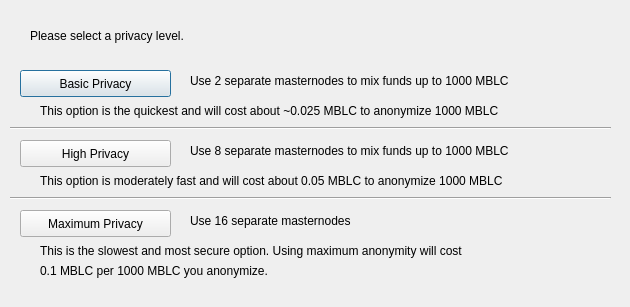
<?xml version="1.0" encoding="UTF-8"?>
<ui version="4.0">
 <class>DarksendConfig</class>
 <widget class="QDialog" name="DarksendConfig">
  <property name="geometry">
   <rect>
    <x>0</x>
    <y>0</y>
    <width>630</width>
    <height>307</height>
   </rect>
  </property>
  <property name="windowTitle">
   <string>Configure Darksend</string>
  </property>
  <widget class="QPushButton" name="buttonBasic">
   <property name="geometry">
    <rect>
     <x>20</x>
     <y>70</y>
     <width>151</width>
     <height>27</height>
    </rect>
   </property>
   <property name="text">
    <string>Basic Privacy</string>
   </property>
  </widget>
  <widget class="QPushButton" name="buttonHigh">
   <property name="geometry">
    <rect>
     <x>20</x>
     <y>140</y>
     <width>151</width>
     <height>27</height>
    </rect>
   </property>
   <property name="text">
    <string>High Privacy</string>
   </property>
  </widget>
  <widget class="QPushButton" name="buttonMax">
   <property name="geometry">
    <rect>
     <x>20</x>
     <y>210</y>
     <width>151</width>
     <height>27</height>
    </rect>
   </property>
   <property name="text">
    <string>Maximum Privacy</string>
   </property>
  </widget>
  <widget class="QLabel" name="label">
   <property name="geometry">
    <rect>
     <x>30</x>
     <y>20</y>
     <width>571</width>
     <height>31</height>
    </rect>
   </property>
   <property name="text">
    <string>Please select a privacy level.</string>
   </property>
  </widget>
  <widget class="QLabel" name="label_2">
   <property name="geometry">
    <rect>
     <x>190</x>
     <y>70</y>
     <width>421</width>
     <height>21</height>
    </rect>
   </property>
   <property name="text">
    <string>Use 2 separate masternodes to mix funds up to 1000 MBLC</string>
   </property>
  </widget>
  <widget class="QLabel" name="label_3">
   <property name="geometry">
    <rect>
     <x>190</x>
     <y>140</y>
     <width>411</width>
     <height>21</height>
    </rect>
   </property>
   <property name="text">
    <string>Use 8 separate masternodes to mix funds up to 1000 MBLC</string>
   </property>
  </widget>
  <widget class="QLabel" name="label_4">
   <property name="geometry">
    <rect>
     <x>190</x>
     <y>210</y>
     <width>421</width>
     <height>21</height>
    </rect>
   </property>
   <property name="text">
    <string>Use 16 separate masternodes</string>
   </property>
  </widget>
  <widget class="QLabel" name="label_6">
   <property name="geometry">
    <rect>
     <x>40</x>
     <y>100</y>
     <width>561</width>
     <height>21</height>
    </rect>
   </property>
   <property name="text">
    <string>This option is the quickest and will cost about ~0.025 MBLC to anonymize 1000 MBLC</string>
   </property>
  </widget>
  <widget class="QLabel" name="label_7">
   <property name="geometry">
    <rect>
     <x>40</x>
     <y>170</y>
     <width>561</width>
     <height>21</height>
    </rect>
   </property>
   <property name="text">
    <string>This option is moderately fast and will cost about 0.05 MBLC to anonymize 1000 MBLC</string>
   </property>
  </widget>
  <widget class="QLabel" name="label_8">
   <property name="geometry">
    <rect>
     <x>40</x>
     <y>240</y>
     <width>561</width>
     <height>21</height>
    </rect>
   </property>
   <property name="text">
    <string>This is the slowest and most secure option. Using maximum anonymity will cost</string>
   </property>
  </widget>
  <widget class="QLabel" name="label_9">
   <property name="geometry">
    <rect>
     <x>40</x>
     <y>260</y>
     <width>561</width>
     <height>21</height>
    </rect>
   </property>
   <property name="text">
    <string>0.1 MBLC per 1000 MBLC you anonymize.</string>
   </property>
  </widget>
  <widget class="Line" name="line">
   <property name="geometry">
    <rect>
     <x>10</x>
     <y>120</y>
     <width>601</width>
     <height>16</height>
    </rect>
   </property>
   <property name="orientation">
    <enum>Qt::Horizontal</enum>
   </property>
  </widget>
  <widget class="Line" name="line_2">
   <property name="geometry">
    <rect>
     <x>10</x>
     <y>190</y>
     <width>601</width>
     <height>16</height>
    </rect>
   </property>
   <property name="orientation">
    <enum>Qt::Horizontal</enum>
   </property>
  </widget>
 </widget>
 <resources/>
 <connections/>
</ui>
